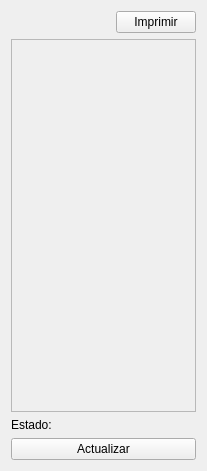
<?xml version="1.0" encoding="UTF-8"?>
<ui version="4.0">
 <class>wList</class>
 <widget class="QWidget" name="wList">
  <property name="geometry">
   <rect>
    <x>0</x>
    <y>0</y>
    <width>207</width>
    <height>471</height>
   </rect>
  </property>
  <property name="windowTitle">
   <string>Form</string>
  </property>
  <layout class="QVBoxLayout" name="verticalLayout">
   <item>
    <layout class="QHBoxLayout" name="horizontalLayout">
     <item>
      <spacer name="horizontalSpacer">
       <property name="orientation">
        <enum>Qt::Horizontal</enum>
       </property>
       <property name="sizeHint" stdset="0">
        <size>
         <width>40</width>
         <height>20</height>
        </size>
       </property>
      </spacer>
     </item>
     <item>
      <widget class="QPushButton" name="printButton">
       <property name="text">
        <string>Imprimir</string>
       </property>
      </widget>
     </item>
    </layout>
   </item>
   <item>
    <widget class="QScrollArea" name="listScrollArea">
     <property name="widgetResizable">
      <bool>true</bool>
     </property>
     <property name="alignment">
      <set>Qt::AlignLeading|Qt::AlignLeft|Qt::AlignTop</set>
     </property>
     <widget class="QWidget" name="scrollAreaWidgetContents">
      <property name="geometry">
       <rect>
        <x>0</x>
        <y>0</y>
        <width>187</width>
        <height>370</height>
       </rect>
      </property>
      <layout class="QVBoxLayout" name="verticalLayout_2">
       <property name="spacing">
        <number>2</number>
       </property>
       <property name="margin">
        <number>1</number>
       </property>
      </layout>
     </widget>
    </widget>
   </item>
   <item>
    <layout class="QHBoxLayout" name="horizontalLayout_2">
     <item>
      <widget class="QLabel" name="label">
       <property name="sizePolicy">
        <sizepolicy hsizetype="Maximum" vsizetype="Preferred">
         <horstretch>0</horstretch>
         <verstretch>0</verstretch>
        </sizepolicy>
       </property>
       <property name="text">
        <string>Estado:</string>
       </property>
      </widget>
     </item>
     <item>
      <widget class="QLabel" name="stateLabel">
       <property name="text">
        <string/>
       </property>
      </widget>
     </item>
    </layout>
   </item>
   <item>
    <widget class="QPushButton" name="updateButton">
     <property name="text">
      <string>Actualizar</string>
     </property>
    </widget>
   </item>
  </layout>
 </widget>
 <resources/>
 <connections/>
</ui>
